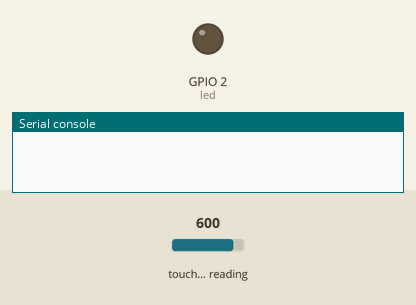
The program below on a simulated ESP32 board running MicroPython. On the bench: output pins drawn as LEDs (lit = HIGH), the last lines printed to the serial console. Dashed ring = blinking. Inputs (shaded band) come from the test bench; at power-on: touch-pad reading 600.

Above: at 1.2 s.
1.3 s: touch-pad reading set to 130
2.8 s: touch-pad reading set to 119
At 3.6 s:
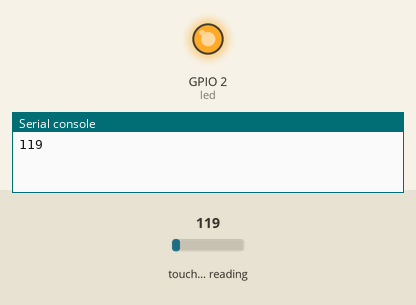
5.8 s: touch-pad reading set to 212
At 7.0 s:
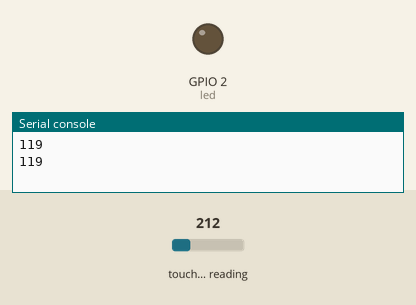
7.3 s: touch-pad reading set to 63
At 8.1 s:
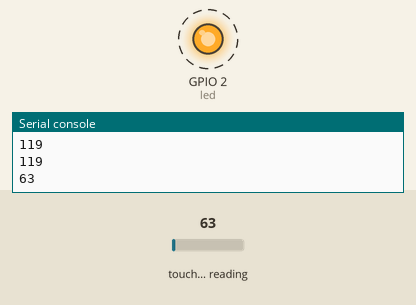
Timing chart, 0 to 11.3 s (numbered marks = the images above; inputs shaded):
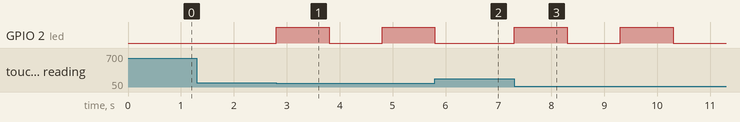

The program:

main-basic.py
```python
import machine
import time

led = machine.Pin(2, machine.Pin.OUT)
touch = machine.TouchPad(machine.Pin(27))
touch.config(500)


def touch_read(touchpad):
    try:
        return touchpad.read()
    except ValueError:
        return 500


while True:
    if touch_read(touch) < 125:
        led.value(1)
        print(touch_read(touch))
        time.sleep(1)
        led.value(0)
        time.sleep(1)
```

Measured:
- the behaviour switches between 125 and 124 on touch-pad reading (found by bisection; images 0 and 1)
- after the input at 1.3 s, every drawn part: stays the same
- after the input at 2.8 s, GPIO 2 (led): LOW → HIGH at once, → LOW 1.0 s later, → HIGH 1.0 s later
- after the input at 5.8 s, GPIO 2 (led): goes on until 5.8 s, then stays LOW
- after the input at 7.3 s, GPIO 2 (led): alternates HIGH for 1.0 s and LOW for 1.0 s, starting at once
